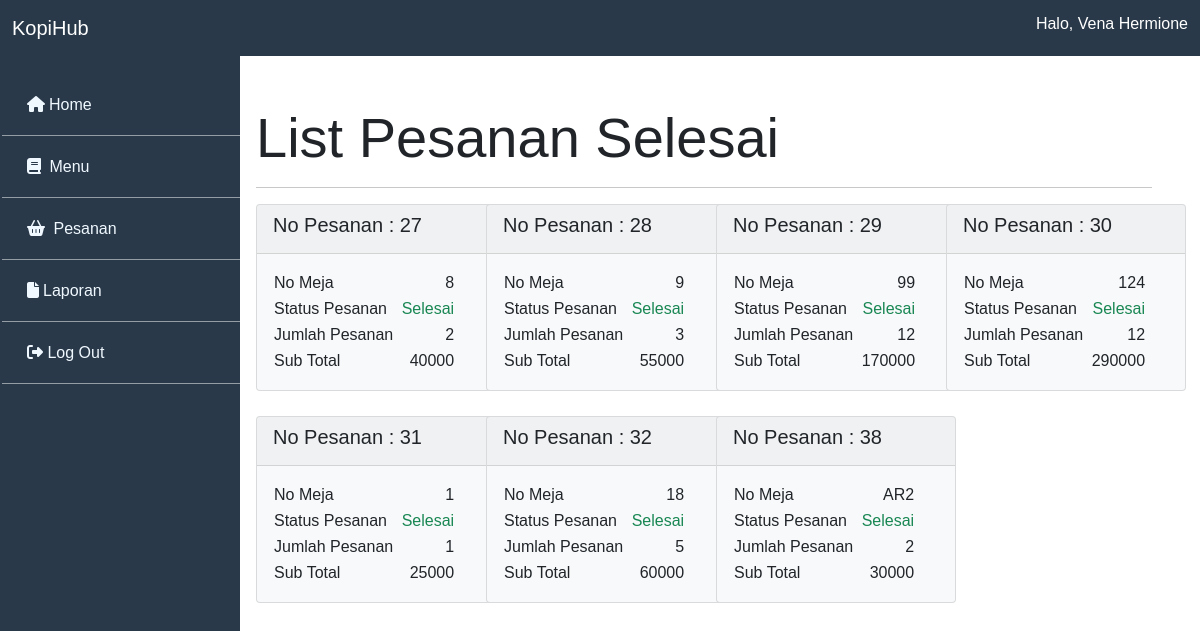
/view/dasboard/list-pesanan/list-pesanan-selesai.php (signed in), run on the app's committed database.
### tables this page shows
CREATE TABLE `pesanan` (
  `no_pesanan` int(11) NOT NULL AUTO_INCREMENT,
  `no_meja` char(3) NOT NULL,
  `status_pesanan` int(11) NOT NULL COMMENT '0 = belum, 1 = belum dibayar, 2 = sudah dibayar',
  `jumlah_pesanan` int(11) NOT NULL,
  `sub_total` double NOT NULL,
  PRIMARY KEY (`no_pesanan`) USING BTREE
);

### view/dasboard/list-pesanan/list-pesanan-selesai.php (the view, shortened to what this page needs)
<?php
require('../../../functions.php');
nav("Lihat Pesanan");
$data = getPesananSelesai()->fetch_all(MYSQLI_ASSOC);
?>
<!DOCTYPE html>
<html lang="en">
<head>
    <link rel="stylesheet" href="../../../style.css">
</head>
<body>
<aside class="sidebar">
    <menu>
        <ul class="menu-content">
            <?php
            if ($_SESSION['jabatan'] == 'kasir') {
                $link = "../dasboard-kasir.php";
            } else {
                $link = "../dasboard_pelayan.php";
            }
            ?>
            <li>
                <a href="<?= $link; ?>"><i class="fa fa-home">&nbsp;</i>Home</a>
            </li>
            <?php
            if ($_SESSION['jabatan'] == 'kasir') {
                ?>
                <li>
                    <a href="../../menu/view-lihat-menu.php"><i class="fa fa-book">&nbsp;</i> <span>Menu</span> </a>
                </li>
                <li>
                    <a href="../../pesanan/view-lihat-pesanan.php">
                        <i class="fa fa-shopping-basket">&nbsp;</i>
                        <span>Pesanan</span>
                    </a>
                </li>
                <li>
                    <a href="#">
                        <i class="fa fa-file">&nbsp;</i><span>Laporan</span>
                    </a>
                </li>
            <?php
            }
            ?>
            <li>
                <a href="../../login/logout.php"><i class="fa fa-sign-out"></i> <span>Log Out</span> </a>
            </li>
        </ul>
    </menu>
</aside>
<section class="jumbotron">
    <div class="row mt-3">
        <div class="col">
            <h1 class="display-4">List Pesanan Selesai</h1>
            <hr>
        </div>
    </div>
    <div class="row">
        <?php foreach ($data as $barisdata) { ?>
            <div class="col-sm-3">
                <div class="card bg-light" style="width: 15rem; margin-bottom: 25px">
                    <div class="card-header">
                        <p class="h5"> No Pesanan : <?= $barisdata["no_pesanan"]; ?></p>
                    </div>
                    <div class="card-body">
                        <table>
                            <tr>
                                <td>
                                    <p class="card-text">No Meja</p>
                                </td>
                                <td>&nbsp;</td>
                                <td align="right">
                                    <p class="card-text"> <?= $barisdata["no_meja"] ?></p>
                                </td>
                            </tr>
                            <tr>
                                <td>
                                    <p class="card-text">Status Pesanan</p>
                                </td>
                                <td>&nbsp;</td>
                                <td align="right">
                                    <p class="card-text text-success"><?php
                                        if ($barisdata["status_pesanan"] == 2) {
                                            echo "Selesai";
                                        }
                                        ?> </p>
                                </td>
                            </tr>
                            <tr>
                                <td>
                                    <p class="card-text">Jumlah Pesanan</p>
                                </td>
                                <td>&nbsp;</td>
                                <td align="right">
                                    <p class="card-text"><?= $barisdata["jumlah_pesanan"] ?></p>
                                </td>
                            </tr>
                            <tr>
                                <td>
                                    <p class="card-text">Sub Total</p>
                                </td>
                                <td>&nbsp;</td>
                                <td align="right">
                                    <p class="card-text"><?= $barisdata["sub_total"] ?></p>
                                </td>
                            </tr>
                        </table>
                    </div>
                </div>
            </div>
            <?php
        }
        ?>
    </div>
</section>
</body>
</html>

### functions.php (shortened to what this page needs)
<?php
function dbConnect()
{
  $db = new mysqli("localhost", "root", "", "kopiHub");
  return $db;
}
function getPesananSelesai()
{
    $db = dbConnect();
    $sql = "SELECT * FROM pesanan WHERE status_pesanan = 2";
    return $db->query($sql);
}
function nav($title)
{
?>
  <!DOCTYPE html>
  <html>
  <head>
    <link href="https://cdn.jsdelivr.net/npm/bootstrap@5.0.2/dist/css/bootstrap.min.css" rel="stylesheet">
    <link href="https://netdna.bootstrapcdn.com/font-awesome/3.2.1/css/font-awesome.css" rel="stylesheet">
    <link rel="stylesheet" href="../../style.css">
  </head>
  <nav class="navbar navbar-dark sticky-top" style="background-color: #293949">
    <div class="container-fluid">
      <a class="navbar-brand">KopiHub</a>
       <p class="h6" style="color: white;">Halo, <?= $_SESSION["nama"]; ?></p>
    </div>
  </nav>
<?php
}
?>

### style.css (style rules this page uses)
body { font-family: 'Quicksand', sans-serif; }
section { padding-top: 5rem; }
.jumbotron { padding-top: 2rem; padding-left: 16rem; padding-right: 3rem; padding-bottom: 4rem; }
.navbar { margin-bottom: 0; }
.sidebar { width: 100%; height: 100%; background: #293949; position: fixed; z-index: 99; padding-top: 2px; padding-left: 2rem; }
ul { padding: 0; margin-left: -70px; }
ul li { list-style: none; border-bottom: 1px solid rgba(255, 255, 255, 0.5); }
ul li a { text-decoration: none; color: #F0F8FF; display: block; padding: 19px 0px 18px 25px; transition: all 200ms ease-in; }
li { display: block; transition-duration: 0.5s; }
@media (min-width: 768px) { .sidebar { width: 240px; } }

### data on the page
pesanan: no_pesanan "27", no_meja "8", status_pesanan "Selesai", jumlah_pesanan "2", sub_total "40000"
pesanan: no_pesanan "28", no_meja "9", status_pesanan "Selesai", jumlah_pesanan "3", sub_total "55000"
pesanan: no_pesanan "29", no_meja "99", status_pesanan "Selesai", jumlah_pesanan "12", sub_total "170000"
pesanan: no_pesanan "30", no_meja "124", status_pesanan "Selesai", jumlah_pesanan "12", sub_total "290000"
pesanan: no_pesanan "31", no_meja "1", status_pesanan "Selesai", jumlah_pesanan "1", sub_total "25000"
pesanan: no_pesanan "32", no_meja "18", status_pesanan "Selesai", jumlah_pesanan "5", sub_total "60000"
pesanan: no_pesanan "38", no_meja "AR2", status_pesanan "Selesai", jumlah_pesanan "2", sub_total "30000"

### other printed values
$_SESSION["nama"] "Vena Hermione"
